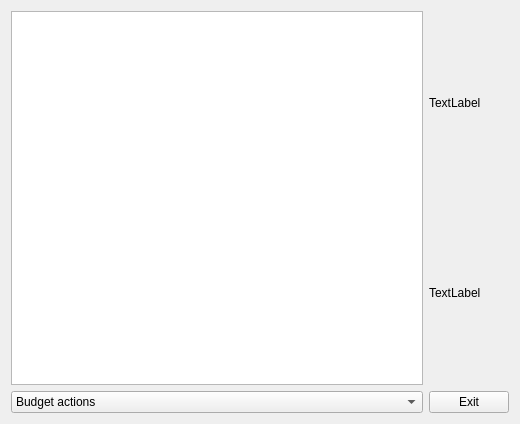
<?xml version="1.0" encoding="UTF-8"?>
<ui version="4.0">
 <class>Budget_stat</class>
 <widget class="QWidget" name="Budget_stat">
  <property name="geometry">
   <rect>
    <x>0</x>
    <y>0</y>
    <width>520</width>
    <height>424</height>
   </rect>
  </property>
  <property name="windowTitle">
   <string>Form</string>
  </property>
  <layout class="QGridLayout" name="gridLayout_2">
   <item row="0" column="0">
    <layout class="QGridLayout" name="gridLayout">
     <item row="1" column="1">
      <widget class="QLabel" name="l_stats_expences">
       <property name="text">
        <string>TextLabel</string>
       </property>
      </widget>
     </item>
     <item row="0" column="1">
      <widget class="QLabel" name="l_stats_income">
       <property name="text">
        <string>TextLabel</string>
       </property>
      </widget>
     </item>
     <item row="0" column="0" rowspan="2">
      <widget class="QTableView" name="tv_all_budget"/>
     </item>
     <item row="2" column="0">
      <widget class="QComboBox" name="cb_budget_action">
       <item>
        <property name="text">
         <string>Budget actions</string>
        </property>
       </item>
       <item>
        <property name="text">
         <string>Show all</string>
        </property>
       </item>
       <item>
        <property name="text">
         <string>Show income</string>
        </property>
       </item>
       <item>
        <property name="text">
         <string>Show expences</string>
        </property>
       </item>
       <item>
        <property name="text">
         <string>Show debts</string>
        </property>
       </item>
       <item>
        <property name="text">
         <string>Group by values</string>
        </property>
       </item>
       <item>
        <property name="text">
         <string>Group by objects</string>
        </property>
       </item>
       <item>
        <property name="text">
         <string/>
        </property>
       </item>
      </widget>
     </item>
     <item row="2" column="1">
      <widget class="QPushButton" name="pb_exit">
       <property name="text">
        <string>Exit</string>
       </property>
      </widget>
     </item>
    </layout>
   </item>
  </layout>
 </widget>
 <resources/>
 <connections/>
</ui>
